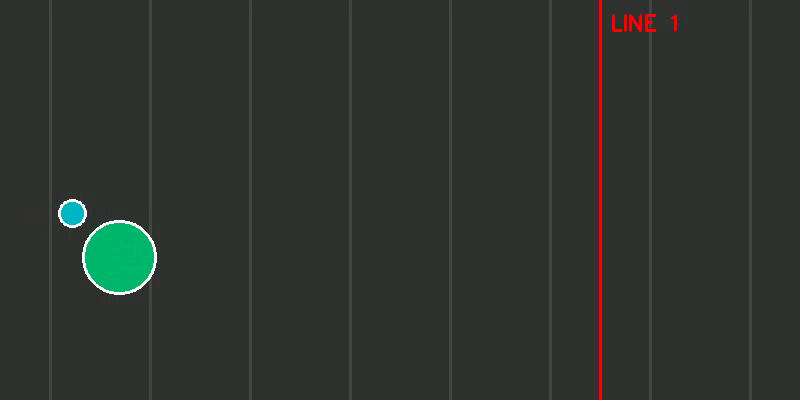
#> input picture frame 30 of thi_giac_mt/openCV/vid và img/bang_chuyen.mp4, 800 x 400 px, given in place of video.mp4, which was not available
$ python mainVachKe.py
#> lines starting #> are read from the running program, lines starting #| are printed output that depends on the picture; pictures that were not available may be replaced by others from this repository, and a replacement may not be noted
import cv2
import numpy as np

# 1. Khởi tạo Video và Bộ tách nền
cap = cv2.VideoCapture('video.mp4')
detector = cv2.createBackgroundSubtractorMOG2(history=100, varThreshold=25)

# --- THIẾT LẬP VẠCH KẺ VÀ ĐẾM ---
line_y = 400      # Vị trí chiều cao vạch kẻ (Thay đổi số này để di chuyển vạch)
offset = 7        # Khoảng sai số để bắt tâm xe chạm vạch
dem_tong = 0
da_dem_ids = set()
tracked_objects = {}
next_id = 0

while True:
    ret, frame = cap.read()
#> frame is the input picture: shape (400, 800, 3); mean B, G, R 46.9, 50.7, 47.7
    if not ret: break

    # Lấy kích thước frame để vẽ vạch full màn hình
    height, width, _ = frame.shape
#> height = 400; width = 800

    # 2. Tiền xử lý ảnh (Tạo mặt nạ chuyển động)
    mask = detector.apply(frame)
#> mask: shape (400, 800); every value is 127
    _, mask = cv2.threshold(mask, 250, 255, cv2.THRESH_BINARY)
#> mask: shape (400, 800); every value is 0
    mask = cv2.dilate(mask, None, iterations=2) # Làm dày vật thể để dễ tìm contour

    contours, _ = cv2.findContours(mask, cv2.RETR_EXTERNAL, cv2.CHAIN_APPROX_SIMPLE)
#> contours = []

    # Vẽ vạch kẻ ngang (Màu vàng)
    cv2.line(frame, (0, line_y), (width, line_y), (255, 255, 0), 2)
    cv2.putText(frame, "VACH DEM XE", (10, line_y - 10), cv2.FONT_HERSHEY_SIMPLEX, 0.5, (255, 255, 0), 1)

    new_tracked_objects = {}

    for cnt in contours:
        area = cv2.contourArea(cnt)
        if area > 500: # Lọc nhiễu
            x, y, w, h = cv2.boundingRect(cnt)
            cx, cy = int(x + w/2), int(y + h/2) # Tâm vật thể

            # 3. Logic Tracking ID (Gán ID dựa trên khoảng cách tâm)
            assigned_id = None
            for obj_id, pos in tracked_objects.items():
                dist = np.hypot(cx - pos[0], cy - pos[1])
                if dist < 45: # Nếu tâm gần tâm cũ trong khoảng 45px
                    assigned_id = obj_id
                    break

            if assigned_id is None:
                assigned_id = next_id
                next_id += 1

            new_tracked_objects[assigned_id] = (cx, cy)

            # 4. Logic Đếm khi xe chạm vạch
            if (line_y - offset) < cy < (line_y + offset):
                if assigned_id not in da_dem_ids:
                    dem_tong += 1
                    da_dem_ids.add(assigned_id)
                    # Hiệu ứng đổi màu vạch khi có xe chạm vào (nháy Đỏ)
                    cv2.line(frame, (0, line_y), (width, line_y), (0, 0, 255), 5)

            # 5. Vẽ Bounding Box và ID
            # Nếu xe đã được đếm thì vẽ màu Xanh lá, chưa đếm thì màu Trắng
            color = (0, 255, 0) if assigned_id in da_dem_ids else (255, 255, 255)
            cv2.rectangle(frame, (x, y), (x + w, y + h), color, 2)
            cv2.circle(frame, (cx, cy), 4, (0, 0, 255), -1) # Vẽ tâm xe
            cv2.putText(frame, f"ID:{assigned_id}", (x, y - 10),
                        cv2.FONT_HERSHEY_SIMPLEX, 0.5, color, 2)
#> this loop made 0 passes
#> after the loop, da_dem_ids = 0 items; dem_tong = 0; new_tracked_objects = 0 items; next_id = 0

    tracked_objects = new_tracked_objects
#> tracked_objects = 0 items

    # 6. Hiển thị tổng số lượng xe đã đếm
    cv2.rectangle(frame, (0, 0), (280, 60), (0, 0, 0), -1)
    cv2.putText(frame, f"TONG XE: {dem_tong}", (20, 45),
                cv2.FONT_HERSHEY_SIMPLEX, 1.2, (255, 255, 255), 3)
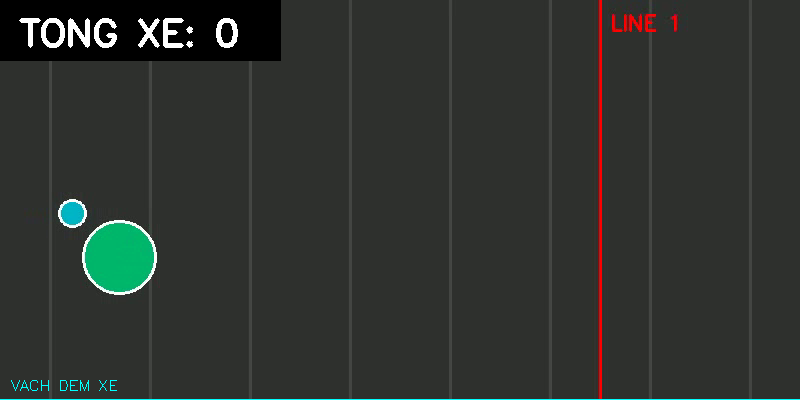
#> frame: shape (400, 800, 3); mean B, G, R 47, 50.6, 46.9

    cv2.imshow("DEM XE GIUA KY", frame)

    if cv2.waitKey(30) & 0xFF == ord('q'):
#> (key q is pressed here)
        break

cap.release()
cv2.destroyAllWindows()

$ run again, starting later in the video
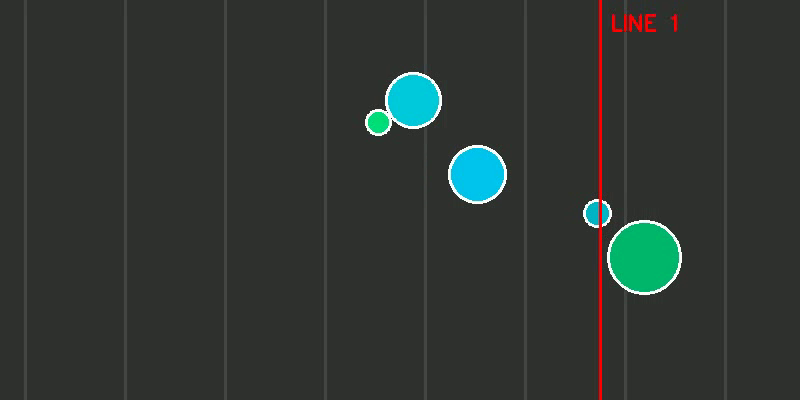
#> input picture frame 135 of thi_giac_mt/openCV/vid và img/bang_chuyen.mp4, 800 x 400 px, given in place of video.mp4, which was not available
#> frame is the input picture: shape (400, 800, 3); mean B, G, R 50.1, 53.7, 47.8
#> contours = []
#> after the loop `for cnt in contours:`: da_dem_ids = 0 items; dem_tong = 0; new_tracked_objects = 0 items; next_id = 0
#> tracked_objects = 0 items
#> `cv2.putText(frame, f"TONG XE: {dem_tong}", (20, 45), cv2.FONT_HERSHEY_..`:
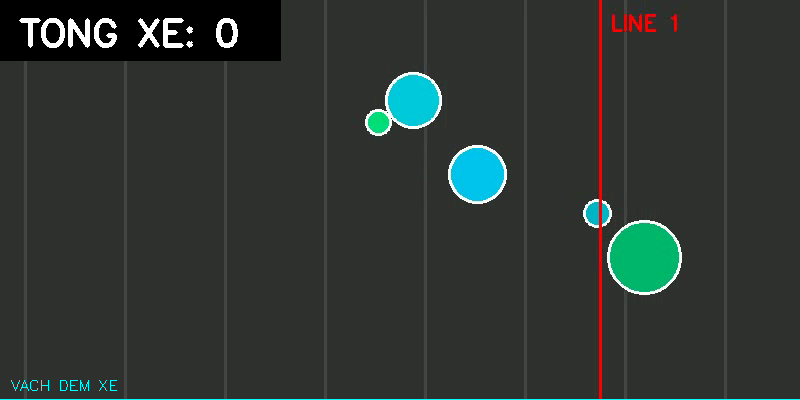
#> frame: shape (400, 800, 3); mean B, G, R 50.2, 53.6, 47

$ run again, starting later in the video
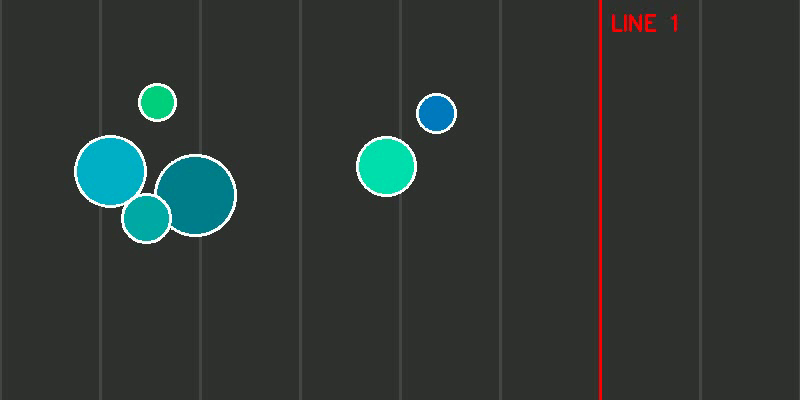
#> input picture frame 240 of thi_giac_mt/openCV/vid và img/bang_chuyen.mp4, 800 x 400 px, given in place of video.mp4, which was not available
#> frame is the input picture: shape (400, 800, 3); mean B, G, R 52.3, 55.2, 47.6
#> contours = []
#> after the loop `for cnt in contours:`: da_dem_ids = 0 items; dem_tong = 0; new_tracked_objects = 0 items; next_id = 0
#> tracked_objects = 0 items
#> `cv2.putText(frame, f"TONG XE: {dem_tong}", (20, 45), cv2.FONT_HERSHEY_..`:
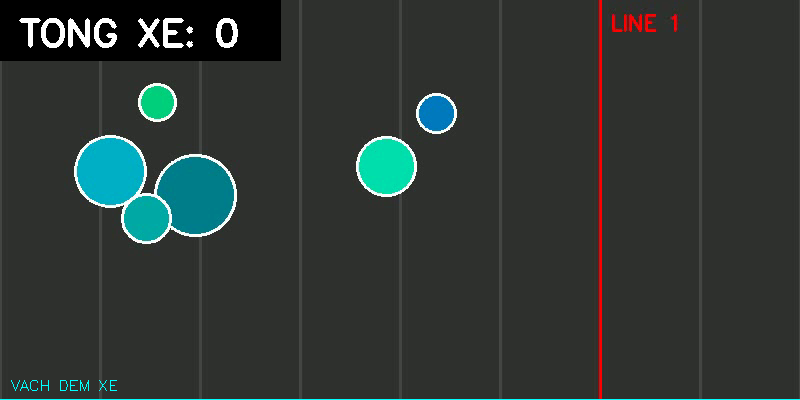
#> frame: shape (400, 800, 3); mean B, G, R 52.4, 55.1, 46.8
